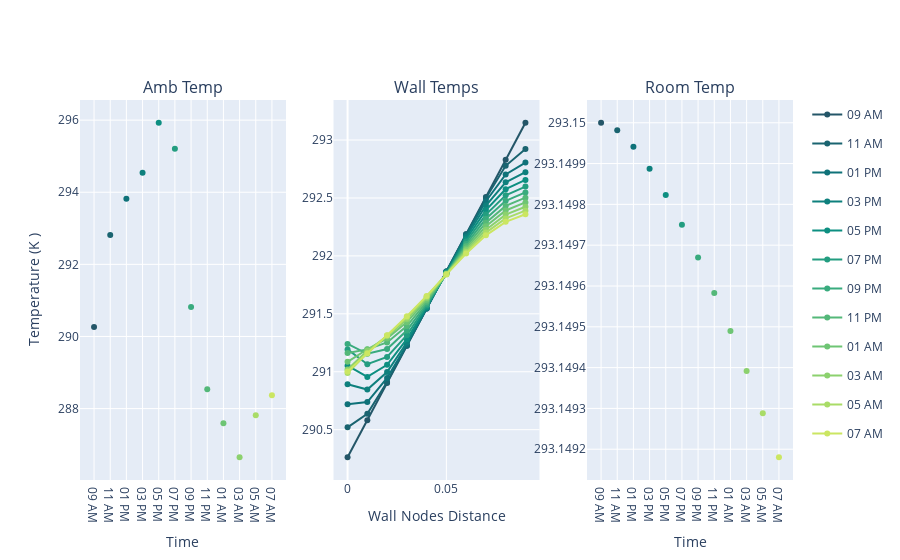

Notebook source saved alongside this figure:
### Code cell
# whether or not can turn time series off and on 
lg = True
fig = make_subplots(rows=1, cols=3, shared_yaxes=False, subplot_titles=("Amb Temp", "Wall Temps", "Room Temp"))

#TODO relate "4" to number of time steps argument in VAvgIndoorAir function 

min_interv = 2*60 # interval to plot at in minutes 
colors, colors2 = make_colors(min_interv=min_interv)

cix=0
for ix_time, x_at_time in enumerate(v1.all_wall_temps): # NEED way to abstract this 
    if ix_time%(min_interv*4)== 0:
        timestamp = [(pd.Timedelta(times[ix_time], "m") + v1.twall.ext_temps.index[0]).strftime('%I %p') ]

        legendgroup = "Same" if lg == False else timestamp[0]

        # Outdoor Air 
        fig.add_trace(go.Scatter(x=timestamp, y=[v1.twall.ext_temps[ix_time]], mode='lines+markers', line=dict(color=colors[cix]),
        showlegend=False, name=timestamp[0], legendgroup=legendgroup
        ), row = 1, col = 1)

        # Wall Temperature 
        fig.add_trace(go.Scatter(x=v1.twall.x_vals, y=x_at_time, mode='lines+markers', line=dict(color=colors[cix]),
        showlegend=True, name=timestamp[0], legendgroup=legendgroup
        ), row = 1, col = 2)

        # Indoor Air 
        fig.add_trace(go.Scatter(x=timestamp, y=[temps[ix_time]], mode='lines+markers', line=dict(color=colors[cix]),
        showlegend=False, name=timestamp[0], legendgroup=legendgroup
        ), row = 1, col = 3)



        cix+=1

fig['layout']['yaxis']['title']='Temperature (K )'
fig['layout']['xaxis1']['title']='Time'
fig['layout']['xaxis2']['title']='Wall Nodes Distance'
fig['layout']['xaxis3']['title']='Time'
fig.show()

### Figure 1 — Plotly figure (JSON) as saved in the notebook; plotly's stock layout.template omitted (floating-point values rounded to 4 significant figures)
{"data": [{"legendgroup": "09 AM", "line": {"color": "rgb(36, 86, 104)"}, "mode": "lines+markers", "name": "09 AM", "showlegend": false, "type": "scatter", "x": ["09 AM"], "xaxis": "x", "y": [290.3], "yaxis": "y"}, {"legendgroup": "09 AM", "line": {"color": "rgb(36, 86, 104)"}, "mode": "lines+markers", "name": "09 AM", "showlegend": true, "type": "scatter", "x": [0, 0.01, 0.02, 0.03, 0.04, 0.05, 0.06, 0.07, 0.08, 0.09], "xaxis": "x2", "y": [290.3, 290.6, 290.9, 291.2, 291.5, 291.9, 292.2, 292.5, 292.8, 293.1], "yaxis": "y2"}, {"legendgroup": "09 AM", "line": {"color": "rgb(36, 86, 104)"}, "mode": "lines+markers", "name": "09 AM", "showlegend": false, "type": "scatter", "x": ["09 AM"], "xaxis": "x3", "y": [293.1], "yaxis": "y3"}, {"legendgroup": "11 AM", "line": {"color": "rgb(26, 100, 112)"}, "mode": "lines+markers", "name": "11 AM", "showlegend": false, "type": "scatter", "x": ["11 AM"], "xaxis": "x", "y": [292.8], "yaxis": "y"}, {"legendgroup": "11 AM", "line": {"color": "rgb(26, 100, 112)"}, "mode": "lines+markers", "name": "11 AM", "showlegend": true, "type": "scatter", "x": [0, 0.01, 0.02, 0.03, 0.04, 0.05, 0.06, 0.07, 0.08, 0.09], "xaxis": "x2", "y": [290.5, 290.6, 290.9, 291.2, 291.5, 291.9, 292.2, 292.5, 292.8, 292.9], "yaxis": "y2"}, {"legendgroup": "11 AM", "line": {"color": "rgb(26, 100, 112)"}, "mode": "lines+markers", "name": "11 AM", "showlegend": false, "type": "scatter", "x": ["11 AM"], "xaxis": "x3", "y": [293.1], "yaxis": "y3"}, {"legendgroup": "01 PM", "line": {"color": "rgb(15, 114, 121)"}, "mode": "lines+markers", "name": "01 PM", "showlegend": false, "type": "scatter", "x": ["01 PM"], "xaxis": "x", "y": [293.8], "yaxis": "y"}, {"legendgroup": "01 PM", "line": {"color": "rgb(15, 114, 121)"}, "mode": "lines+markers", "name": "01 PM", "showlegend": true, "type": "scatter", "x": [0, 0.01, 0.02, 0.03, 0.04, 0.05, 0.06, 0.07, 0.08, 0.09], "xaxis": "x2", "y": [290.7, 290.7, 290.9, 291.2, 291.5, 291.9, 292.2, 292.5, 292.7, 292.8], "yaxis": "y2"}, {"legendgroup": "01 PM", "line": {"color": "rgb(15, 114, 121)"}, "mode": "lines+markers", "name": "01 PM", "showlegend": false, "type": "scatter", "x": ["01 PM"], "xaxis": "x3", "y": [293.1], "yaxis": "y3"}, {"legendgroup": "03 PM", "line": {"color": "rgb(14, 128, 125)"}, "mode": "lines+markers", "name": "03 PM", "showlegend": false, "type": "scatter", "x": ["03 PM"], "xaxis": "x", "y": [294.5], "yaxis": "y"}, {"legendgroup": "03 PM", "line": {"color": "rgb(14, 128, 125)"}, "mode": "lines+markers", "name": "03 PM", "showlegend": true, "type": "scatter", "x": [0, 0.01, 0.02, 0.03, 0.04, 0.05, 0.06, 0.07, 0.08, 0.09], "xaxis": "x2", "y": [290.9, 290.8, 291.0, 291.3, 291.6, 291.9, 292.2, 292.4, 292.6, 292.7], "yaxis": "y2"}, {"legendgroup": "03 PM", "line": {"color": "rgb(14, 128, 125)"}, "mode": "lines+markers", "name": "03 PM", "showlegend": false, "type": "scatter", "x": ["03 PM"], "xaxis": "x3", "y": [293.1], "yaxis": "y3"}, {"legendgroup": "05 PM", "line": {"color": "rgb(13, 143, 129)"}, "mode": "lines+markers", "name": "05 PM", "showlegend": false, "type": "scatter", "x": ["05 PM"], "xaxis": "x", "y": [295.9], "yaxis": "y"}, {"legendgroup": "05 PM", "line": {"color": "rgb(13, 143, 129)"}, "mode": "lines+markers", "name": "05 PM", "showlegend": true, "type": "scatter", "x": [0, 0.01, 0.02, 0.03, 0.04, 0.05, 0.06, 0.07, 0.08, 0.09], "xaxis": "x2", "y": [291.1, 291.0, 291.1, 291.3, 291.6, 291.9, 292.1, 292.4, 292.6, 292.7], "yaxis": "y2"}, {"legendgroup": "05 PM", "line": {"color": "rgb(13, 143, 129)"}, "mode": "lines+markers", "name": "05 PM", "showlegend": false, "type": "scatter", "x": ["05 PM"], "xaxis": "x3", "y": [293.1], "yaxis": "y3"}, {"legendgroup": "07 PM", "line": {"color": "rgb(35, 157, 128)"}, "mode": "lines+markers", "name": "07 PM", "showlegend": false, "type": "scatter", "x": ["07 PM"], "xaxis": "x", "y": [295.2], "yaxis": "y"}, {"legendgroup": "07 PM", "line": {"color": "rgb(35, 157, 128)"}, "mode": "lines+markers", "name": "07 PM", "showlegend": true, "type": "scatter", "x": [0, 0.01, 0.02, 0.03, 0.04, 0.05, 0.06, 0.07, 0.08, 0.09], "xaxis": "x2", "y": [291.2, 291.1, 291.1, 291.3, 291.6, 291.9, 292.1, 292.4, 292.5, 292.6], "yaxis": "y2"}, {"legendgroup": "07 PM", "line": {"color": "rgb(35, 157, 128)"}, "mode": "lines+markers", "name": "07 PM", "showlegend": false, "type": "scatter", "x": ["07 PM"], "xaxis": "x3", "y": [293.1], "yaxis": "y3"}, {"legendgroup": "09 PM", "line": {"color": "rgb(57, 171, 126)"}, "mode": "lines+markers", "name": "09 PM", "showlegend": false, "type": "scatter", "x": ["09 PM"], "xaxis": "x", "y": [290.8], "yaxis": "y"}, {"legendgroup": "09 PM", "line": {"color": "rgb(57, 171, 126)"}, "mode": "lines+markers", "name": "09 PM", "showlegend": true, "type": "scatter", "x": [0, 0.01, 0.02, 0.03, 0.04, 0.05, 0.06, 0.07, 0.08, 0.09], "xaxis": "x2", "y": [291.2, 291.2, 291.2, 291.4, 291.6, 291.8, 292.1, 292.3, 292.5, 292.5], "yaxis": "y2"}, {"legendgroup": "09 PM", "line": {"color": "rgb(57, 171, 126)"}, "mode": "lines+markers", "name": "09 PM", "showlegend": false, "type": "scatter", "x": ["09 PM"], "xaxis": "x3", "y": [293.1], "yaxis": "y3"}, {"legendgroup": "11 PM", "line": {"color": "rgb(84, 184, 121)"}, "mode": "lines+markers", "name": "11 PM", "showlegend": false, "type": "scatter", "x": ["11 PM"], "xaxis": "x", "y": [288.5], "yaxis": "y"}, {"legendgroup": "11 PM", "line": {"color": "rgb(84, 184, 121)"}, "mode": "lines+markers", "name": "11 PM", "showlegend": true, "type": "scatter", "x": [0, 0.01, 0.02, 0.03, 0.04, 0.05, 0.06, 0.07, 0.08, 0.09], "xaxis": "x2", "y": [291.2, 291.2, 291.3, 291.4, 291.6, 291.8, 292.1, 292.3, 292.4, 292.5], "yaxis": "y2"}, {"legendgroup": "11 PM", "line": {"color": "rgb(84, 184, 121)"}, "mode": "lines+markers", "name": "11 PM", "showlegend": false, "type": "scatter", "x": ["11 PM"], "xaxis": "x3", "y": [293.1], "yaxis": "y3"}, {"legendgroup": "01 AM", "line": {"color": "rgb(110, 197, 116)"}, "mode": "lines+markers", "name": "01 AM", "showlegend": false, "type": "scatter", "x": ["01 AM"], "xaxis": "x", "y": [287.6], "yaxis": "y"}, {"legendgroup": "01 AM", "line": {"color": "rgb(110, 197, 116)"}, "mode": "lines+markers", "name": "01 AM", "showlegend": true, "type": "scatter", "x": [0, 0.01, 0.02, 0.03, 0.04, 0.05, 0.06, 0.07, 0.08, 0.09], "xaxis": "x2", "y": [291.1, 291.2, 291.3, 291.4, 291.6, 291.8, 292.1, 292.3, 292.4, 292.5], "yaxis": "y2"}, {"legendgroup": "01 AM", "line": {"color": "rgb(110, 197, 116)"}, "mode": "lines+markers", "name": "01 AM", "showlegend": false, "type": "scatter", "x": ["01 AM"], "xaxis": "x3", "y": [293.1], "yaxis": "y3"}, {"legendgroup": "03 AM", "line": {"color": "rgb(140, 209, 110)"}, "mode": "lines+markers", "name": "03 AM", "showlegend": false, "type": "scatter", "x": ["03 AM"], "xaxis": "x", "y": [286.6], "yaxis": "y"}, {"legendgroup": "03 AM", "line": {"color": "rgb(140, 209, 110)"}, "mode": "lines+markers", "name": "03 AM", "showlegend": true, "type": "scatter", "x": [0, 0.01, 0.02, 0.03, 0.04, 0.05, 0.06, 0.07, 0.08, 0.09], "xaxis": "x2", "y": [291.0, 291.2, 291.3, 291.5, 291.6, 291.8, 292.0, 292.2, 292.4, 292.4], "yaxis": "y2"}, {"legendgroup": "03 AM", "line": {"color": "rgb(140, 209, 110)"}, "mode": "lines+markers", "name": "03 AM", "showlegend": false, "type": "scatter", "x": ["03 AM"], "xaxis": "x3", "y": [293.1], "yaxis": "y3"}, {"legendgroup": "05 AM", "line": {"color": "rgb(169, 220, 103)"}, "mode": "lines+markers", "name": "05 AM", "showlegend": false, "type": "scatter", "x": ["05 AM"], "xaxis": "x", "y": [287.8], "yaxis": "y"}, {"legendgroup": "05 AM", "line": {"color": "rgb(169, 220, 103)"}, "mode": "lines+markers", "name": "05 AM", "showlegend": true, "type": "scatter", "x": [0, 0.01, 0.02, 0.03, 0.04, 0.05, 0.06, 0.07, 0.08, 0.09], "xaxis": "x2", "y": [291.0, 291.2, 291.3, 291.5, 291.6, 291.8, 292.0, 292.2, 292.3, 292.4], "yaxis": "y2"}, {"legendgroup": "05 AM", "line": {"color": "rgb(169, 220, 103)"}, "mode": "lines+markers", "name": "05 AM", "showlegend": false, "type": "scatter", "x": ["05 AM"], "xaxis": "x3", "y": [293.1], "yaxis": "y3"}, {"legendgroup": "07 AM", "line": {"color": "rgb(203, 230, 98)"}, "mode": "lines+markers", "name": "07 AM", "showlegend": false, "type": "scatter", "x": ["07 AM"], "xaxis": "x", "y": [288.4], "yaxis": "y"}, {"legendgroup": "07 AM", "line": {"color": "rgb(203, 230, 98)"}, "mode": "lines+markers", "name": "07 AM", "showlegend": true, "type": "scatter", "x": [0, 0.01, 0.02, 0.03, 0.04, 0.05, 0.06, 0.07, 0.08, 0.09], "xaxis": "x2", "y": [291.0, 291.2, 291.3, 291.5, 291.7, 291.8, 292.0, 292.2, 292.3, 292.4], "yaxis": "y2"}, {"legendgroup": "07 AM", "line": {"color": "rgb(203, 230, 98)"}, "mode": "lines+markers", "name": "07 AM", "showlegend": false, "type": "scatter", "x": ["07 AM"], "xaxis": "x3", "y": [293.1], "yaxis": "y3"}], "layout": {"annotations": [{"font": {"size": 16}, "showarrow": false, "text": "Amb Temp", "x": 0.1444, "xanchor": "center", "xref": "paper", "y": 1, "yanchor": "bottom", "yref": "paper"}, {"font": {"size": 16}, "showarrow": false, "text": "Wall Temps", "x": 0.5, "xanchor": "center", "xref": "paper", "y": 1, "yanchor": "bottom", "yref": "paper"}, {"font": {"size": 16}, "showarrow": false, "text": "Room Temp", "x": 0.8556, "xanchor": "center", "xref": "paper", "y": 1, "yanchor": "bottom", "yref": "paper"}], "xaxis": {"anchor": "y", "domain": [0, 0.2889], "title": {"text": "Time"}}, "xaxis2": {"anchor": "y2", "domain": [0.3556, 0.6444], "title": {"text": "Wall Nodes Distance"}}, "xaxis3": {"anchor": "y3", "domain": [0.7111, 1], "title": {"text": "Time"}}, "yaxis": {"anchor": "x", "domain": [0, 1], "title": {"text": "Temperature (K )"}}, "yaxis2": {"anchor": "x2", "domain": [0, 1]}, "yaxis3": {"anchor": "x3", "domain": [0, 1]}}}
